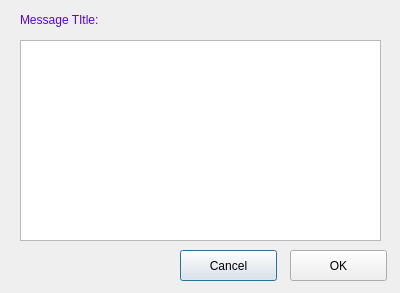
<?xml version="1.0" encoding="UTF-8"?>
<ui version="4.0">
 <class>AdvancedWindow</class>
 <widget class="QDialog" name="AdvancedWindow">
  <property name="geometry">
   <rect>
    <x>0</x>
    <y>0</y>
    <width>400</width>
    <height>293</height>
   </rect>
  </property>
  <property name="windowTitle">
   <string>Advanced Mode</string>
  </property>
  <widget class="QPushButton" name="cancelButton">
   <property name="geometry">
    <rect>
     <x>180</x>
     <y>250</y>
     <width>97</width>
     <height>31</height>
    </rect>
   </property>
   <property name="text">
    <string>Cancel</string>
   </property>
  </widget>
  <widget class="QPushButton" name="ok_button">
   <property name="geometry">
    <rect>
     <x>290</x>
     <y>250</y>
     <width>97</width>
     <height>31</height>
    </rect>
   </property>
   <property name="text">
    <string>OK</string>
   </property>
  </widget>
  <widget class="QTextEdit" name="messageEdit">
   <property name="geometry">
    <rect>
     <x>20</x>
     <y>40</y>
     <width>361</width>
     <height>201</height>
    </rect>
   </property>
  </widget>
  <widget class="QLabel" name="titleLabel">
   <property name="geometry">
    <rect>
     <x>20</x>
     <y>10</y>
     <width>321</width>
     <height>21</height>
    </rect>
   </property>
   <property name="text">
    <string>&lt;html&gt;&lt;head/&gt;&lt;body&gt;&lt;p&gt;&lt;span style=&quot; color:#5500fe;&quot;&gt;Message TItle: &lt;/span&gt;&lt;/p&gt;&lt;/body&gt;&lt;/html&gt;</string>
   </property>
  </widget>
 </widget>
 <tabstops>
  <tabstop>messageEdit</tabstop>
  <tabstop>ok_button</tabstop>
  <tabstop>cancelButton</tabstop>
 </tabstops>
 <resources/>
 <connections/>
</ui>
